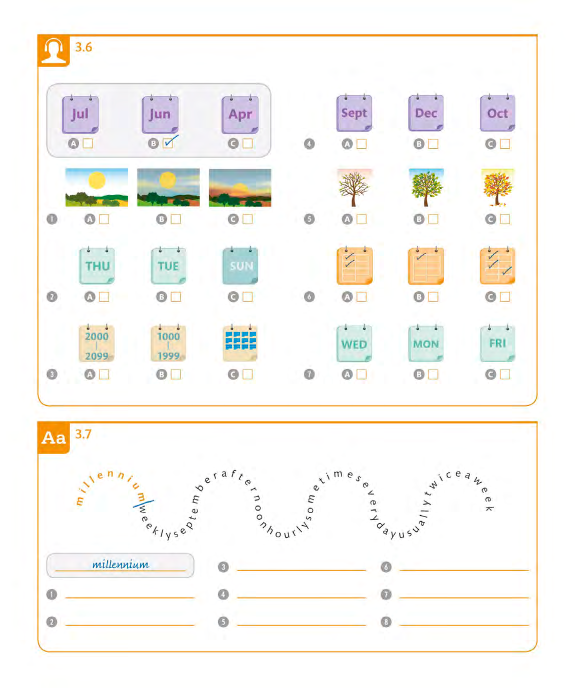
#> input picture app/extract_imgs/data/raw_selected/page23_img2.png, 1150 x 1375 px (shown at 1/2 size); its folder holds only this picture in this run
$ jupyter execute --allow-errors extract_imgs_to_raw.ipynb   (shell and % lines are left out)
#> lines starting #> are read from the running program, lines starting #| are printed output that depends on the picture; after the words box and inside, x2 and y2 are one past the last pixel; in counts of white or black regions, pixels touching at a corner belong together
#> further down, img is the input picture: shape (1375, 1150, 3); mean B, G, R 241.4, 245.5, 247.1
#> `cv2.putText(display, f"{nome_base}", (10, 25), cv2.FONT_HERSHEY_SIMPLE..`: display: shape (1375, 1150, 3); 0.03% of pixels changed, all inside (x1, y1, x2, y2) = (95, 9, 157, 32)
#> `img = cv2.resize(img, (640, 700))`:
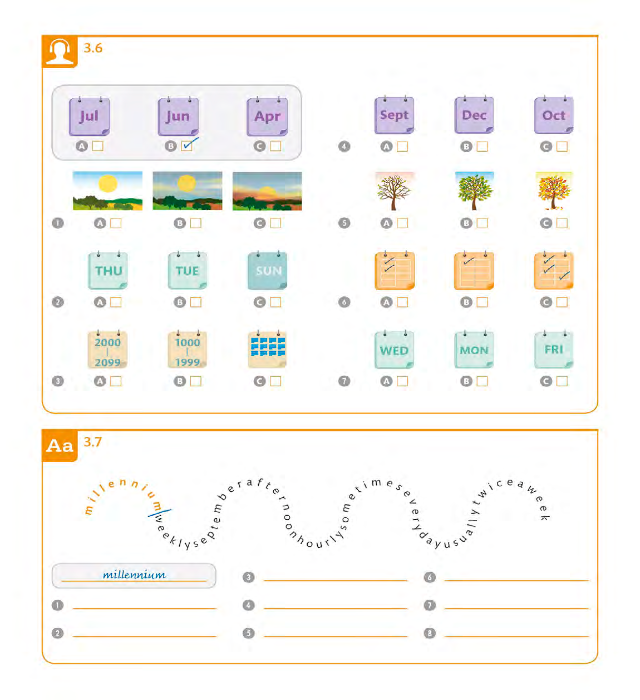
#> img: shape (700, 640, 3); mean B, G, R 241.3, 245.5, 247.1
#> (key q is pressed here)
[cell 1]
#


list_words = ["red",
"yellow",
"green",
"dark ",
"pale green",
"blue",
"purple",
"pink",
"white ",
"gray",
"black ",
"brown",
"orange",
"cream ",
"navy blue",
"plastic",
"wood",
"paper",
"wool",
"leather",
"metal",
"glass",
"fabric",
"denim",
"silk",
]

[cell 2]
import cv2
import os
import numpy as np

# Caminhos
path_images = "data/raw_selected"
output_folder = "data/recortes"
os.makedirs(output_folder, exist_ok=True)

# Lista de imagens
imagens_paths = sorted([
    os.path.join(path_images, f)
    for f in os.listdir(path_images)
    if f.lower().endswith(('.png', '.jpg', '.jpeg', '.bmp'))
])

# Histórico por imagem
historico = {}
i = 0

#> (the rest of this cell did not finish here and is left out)


$ run again, on app/extract_imgs/data/raw_selected/page26_img1.png
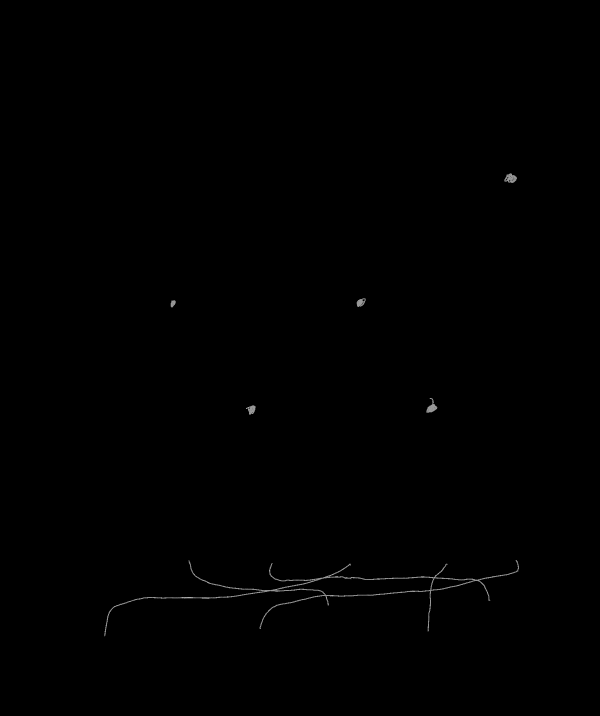
#> input picture app/extract_imgs/data/raw_selected/page26_img1.png, 1800 x 2148 px (shown at 1/3 size)
#> img is the input picture: shape (2148, 1800, 3); min 0, max 5, mean 0.00912
#> `cv2.putText(display, f"{nome_base}", (10, 25), cv2.FONT_HERSHEY_SIMPLE..`:
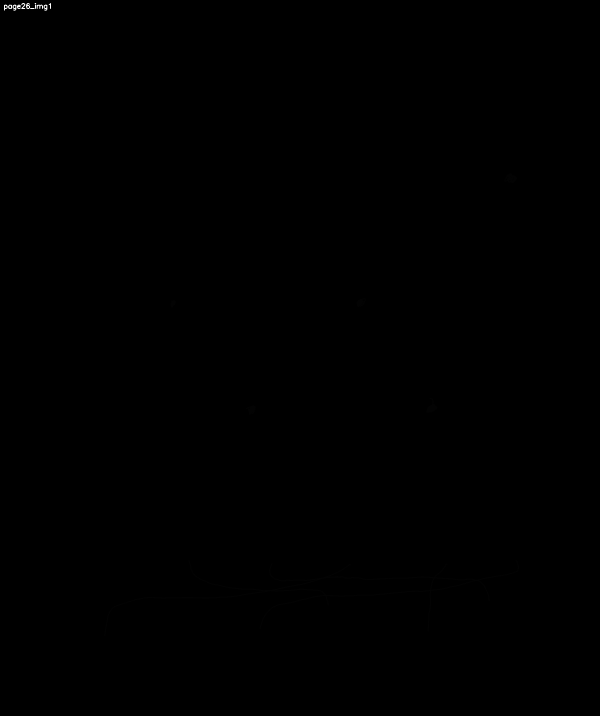
#> display: shape (2148, 1800, 3) (shown at 1/3 size); 0.03% of pixels changed, all inside (x1, y1, x2, y2) = (12, 9, 153, 32)
#> `img = cv2.resize(img, (640, 700))`:
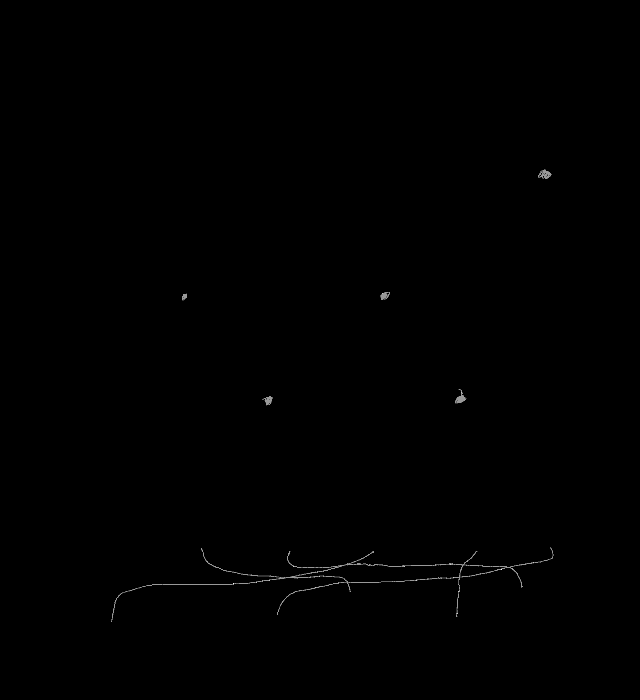
#> img: shape (700, 640, 3); min 0, max 5, mean 0.00894; drawn with min black and max white

$ run again, on app/extract_imgs/data/raw_selected/page27_img2.png
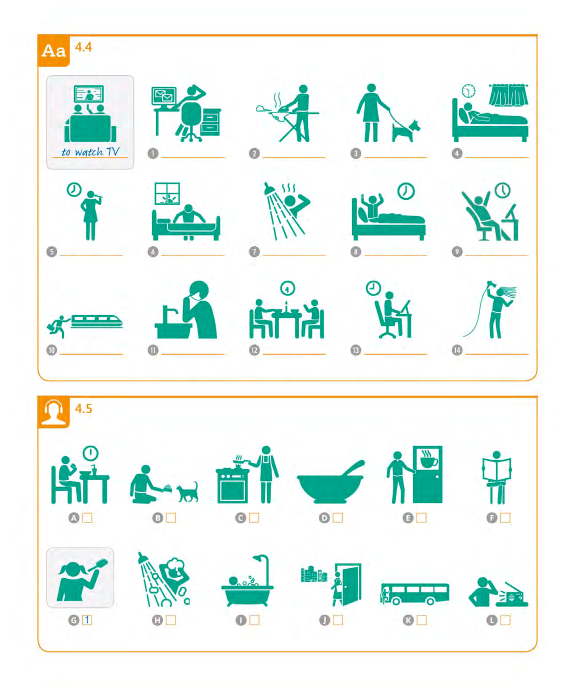
#> input picture app/extract_imgs/data/raw_selected/page27_img2.png, 1150 x 1375 px (shown at 1/2 size)
#> img is the input picture: shape (1375, 1150, 3); mean B, G, R 239.5, 244, 232.3
#> display: shape (1375, 1150, 3); 0.03% of pixels changed, all inside (x1, y1, x2, y2) = (60, 9, 157, 32)
#> `img = cv2.resize(img, (640, 700))`:
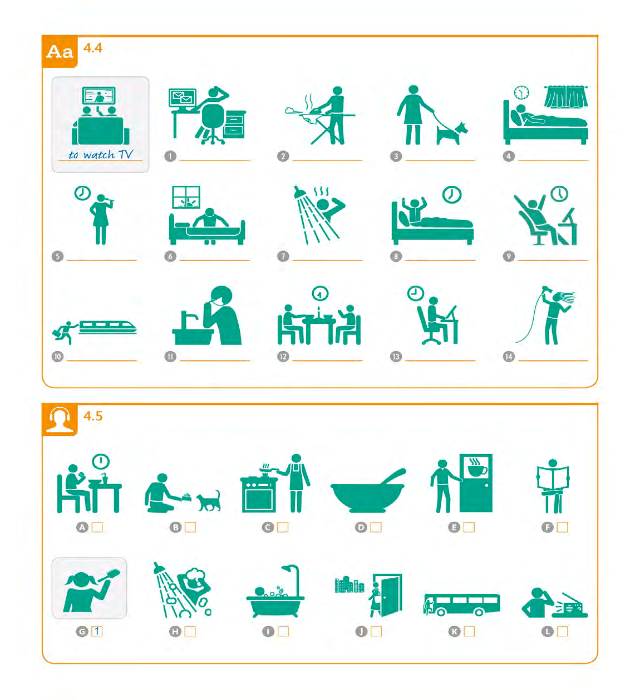
#> img: shape (700, 640, 3); mean B, G, R 239.4, 244, 232.3

$ run again, on app/extract_imgs/data/raw_selected/page30_img2.png
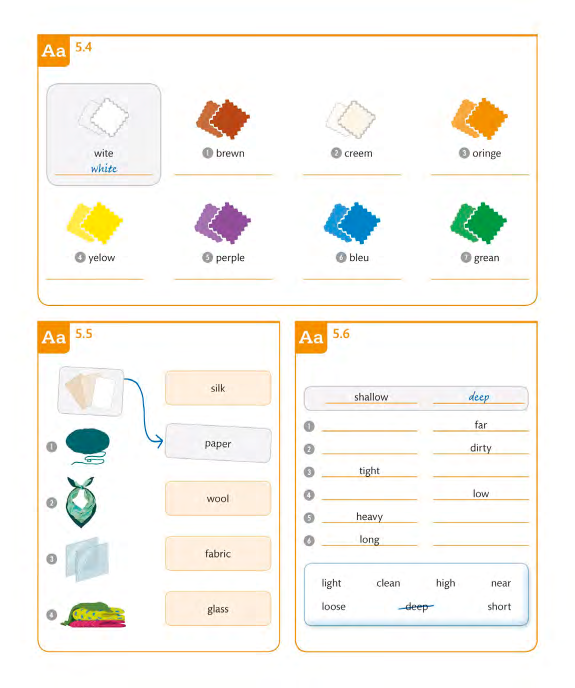
#> input picture app/extract_imgs/data/raw_selected/page30_img2.png, 1150 x 1375 px (shown at 1/2 size)
#> img is the input picture: shape (1375, 1150, 3); mean B, G, R 239.7, 245.3, 247.6
#> display: shape (1375, 1150, 3); 0.04% of pixels changed, all inside (x1, y1, x2, y2) = (55, 9, 157, 32)
#> `img = cv2.resize(img, (640, 700))`:
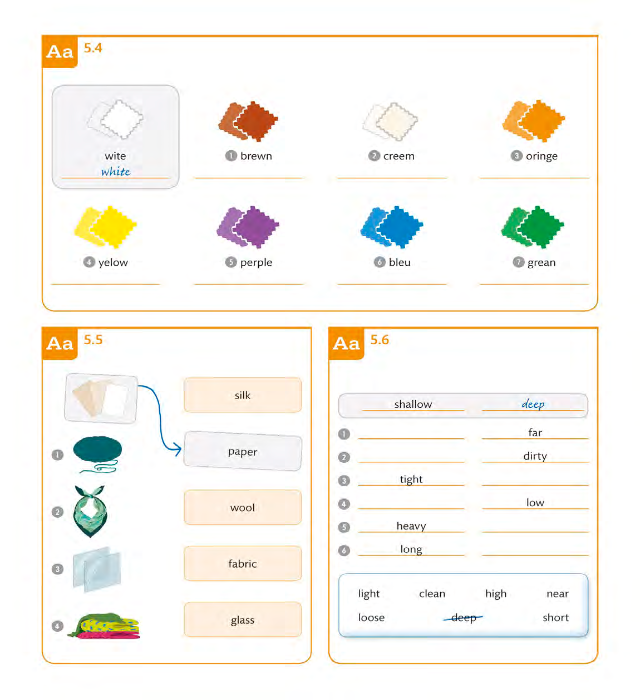
#> img: shape (700, 640, 3); mean B, G, R 239.6, 245.3, 247.6
